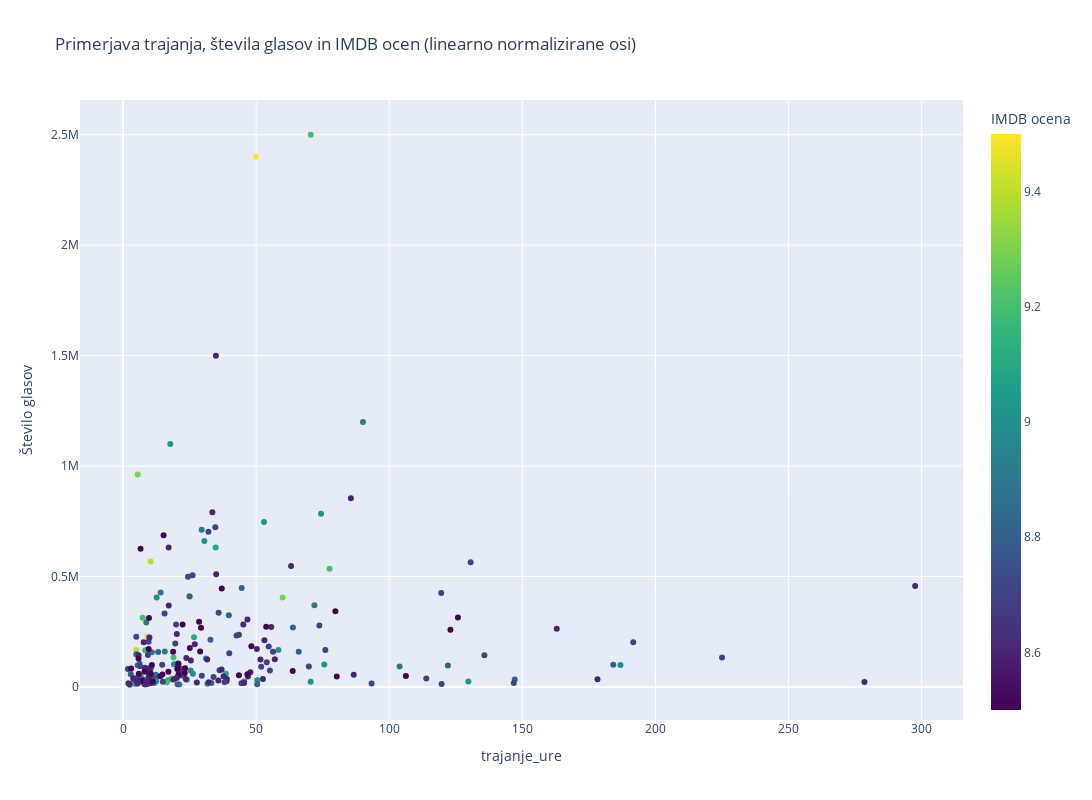
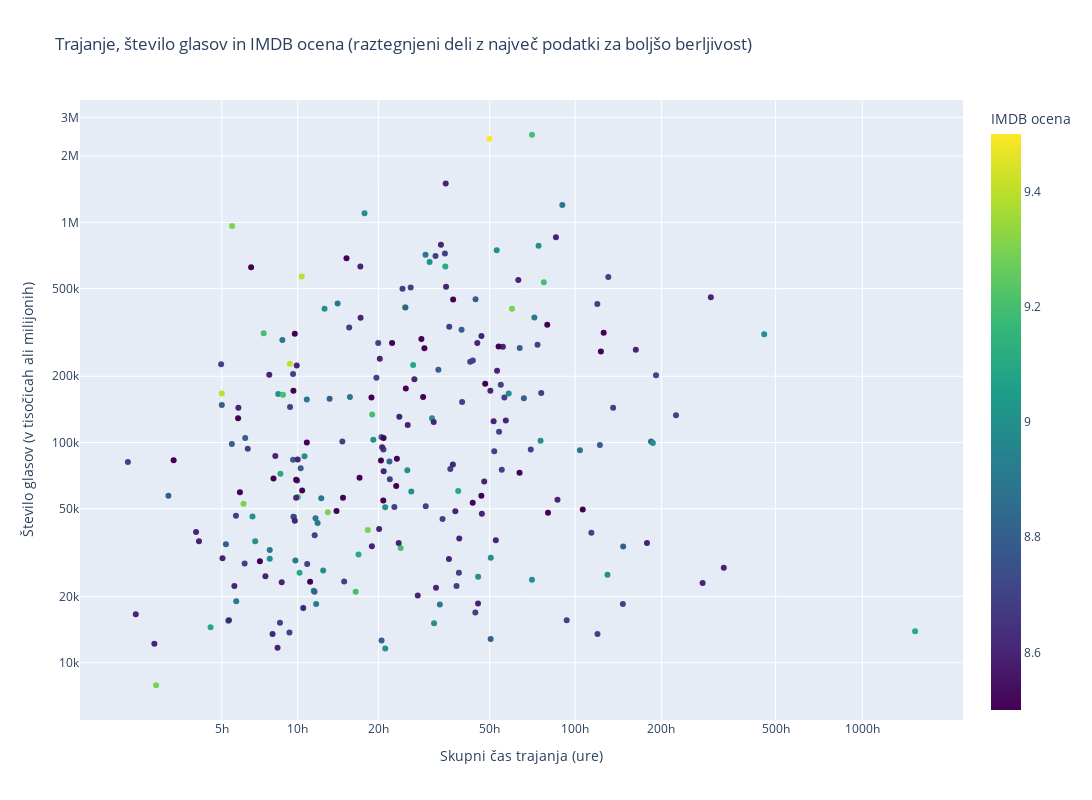
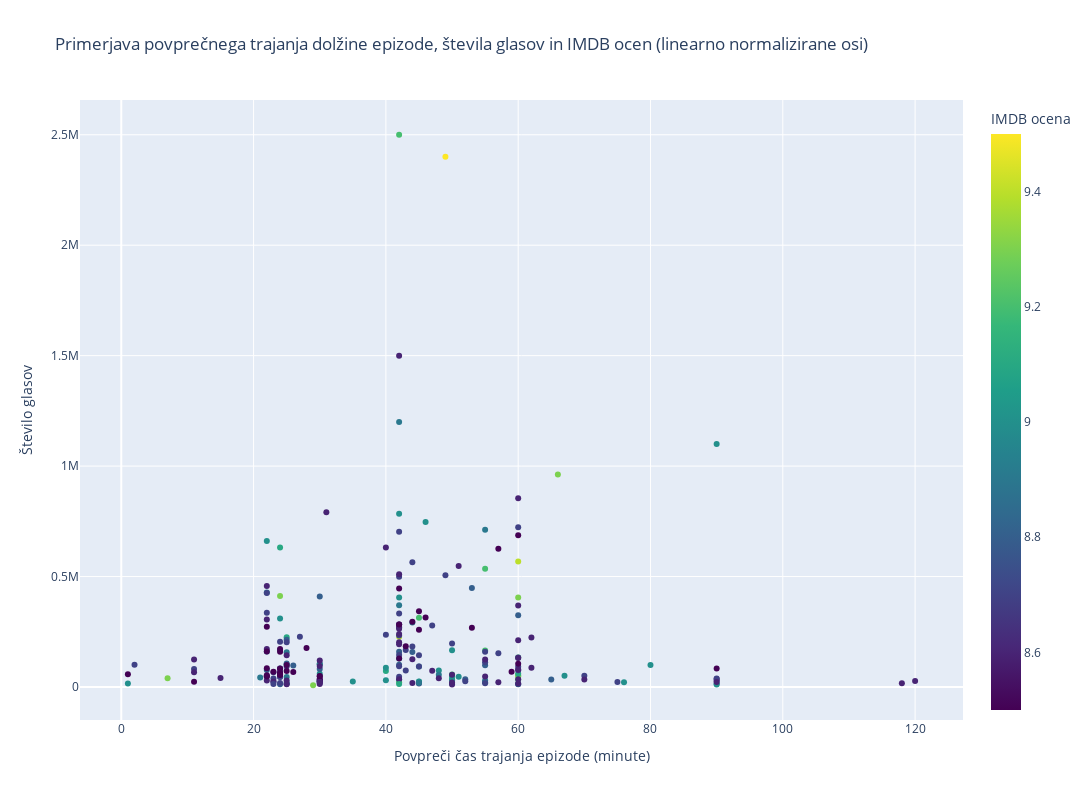

The code cell stored with these charts, in order, in its notebook:
### Markdown cell above
### 5. Analiza IMDB ocen glede na dolžino
Tole je že malo bolj specifično, zanima nas, ali dolžina oz. trajanje serije vpliva na št. oddanih glasov na imdb-ju oz.
kaj je 'the sweet spot' dolžina za največ oddanih glasov. Gledali bomo trajnaje celotne serije (prva 2 grafa)
in tudi po povprečnem trajanju posameznega dela

### Code cell
from helpers.duration_ratings import (
    compare_runtime_votes_ratings_normalized_axis,
    compare_runtime_votes_ratings_non_normalized_axis,
    compare_avg_ep_runtime_votes_ratings_normalized_axis
)

compare_runtime_votes_ratings_normalized_axis(df)

compare_runtime_votes_ratings_non_normalized_axis(df)

compare_avg_ep_runtime_votes_ratings_normalized_axis(df)

### Figure 1 — Plotly figure (JSON) as saved in the notebook; plotly's stock layout.template omitted (floating-point values rounded to 4 significant figures; data arrays with more than 128 entries replaced by an {"elided": "..."} marker saying what was removed)
{"data": [{"customdata": {"elided": "240x1 str values"}, "hovertemplate": "<b>%{hovertext}</b><br><br>Število glasov=%{y}<br>Skupni čas trajanja (ure)=%{customdata[0]}<br>IMDB ocena=%{marker.color}<extra></extra>", "hovertext": {"elided": "240 str values"}, "legendgroup": "", "marker": {"color": {"elided": "240 float values"}, "coloraxis": "coloraxis", "symbol": "circle"}, "mode": "markers", "name": "", "orientation": "v", "showlegend": false, "type": "scatter", "x": {"elided": "240 float values"}, "xaxis": "x", "y": {"elided": "240 float values"}, "yaxis": "y"}], "layout": {"coloraxis": {"colorbar": {"title": {"text": "IMDB ocena"}}, "colorscale": [[0, "#440154"], [0.1111, "#482878"], [0.2222, "#3e4989"], [0.3333, "#31688e"], [0.4444, "#26828e"], [0.5556, "#1f9e89"], [0.6667, "#35b779"], [0.7778, "#6ece58"], [0.8889, "#b5de2b"], [1, "#fde725"]]}, "height": 800, "legend": {"tracegroupgap": 0}, "title": {"text": "Primerjava trajanja, števila glasov in IMDB ocen (linearno normalizirane osi)"}, "width": 1600, "xaxis": {"anchor": "y", "domain": [0, 1], "title": {"text": "trajanje_ure"}}, "yaxis": {"anchor": "x", "domain": [0, 1], "title": {"text": "Število glasov"}}}}

### Figure 2 — Plotly figure (JSON) as saved in the notebook; plotly's stock layout.template omitted (floating-point values rounded to 4 significant figures; data arrays with more than 128 entries replaced by an {"elided": "..."} marker saying what was removed)
{"data": [{"customdata": {"elided": "243x5 mixed values"}, "hovertemplate": "<b>%{hovertext}</b><br><br>Št. glasov=%{customdata[0]}<br>Trajanje (ure)=%{customdata[1]}<br>IMDB ocena=%{marker.color}<extra></extra>", "hovertext": {"elided": "243 str values"}, "legendgroup": "", "marker": {"color": {"elided": "243 float values"}, "coloraxis": "coloraxis", "symbol": "circle"}, "mode": "markers", "name": "", "orientation": "v", "showlegend": false, "type": "scatter", "x": {"elided": "243 float values"}, "xaxis": "x", "y": {"elided": "243 float values"}, "yaxis": "y"}], "layout": {"coloraxis": {"colorbar": {"title": {"text": "IMDB ocena"}}, "colorscale": [[0, "#440154"], [0.1111, "#482878"], [0.2222, "#3e4989"], [0.3333, "#31688e"], [0.4444, "#26828e"], [0.5556, "#1f9e89"], [0.6667, "#35b779"], [0.7778, "#6ece58"], [0.8889, "#b5de2b"], [1, "#fde725"]]}, "height": 800, "legend": {"tracegroupgap": 0}, "title": {"text": "Trajanje, število glasov in IMDB ocena (raztegnjeni deli z največ podatki za boljšo berljivost)"}, "width": 1600, "xaxis": {"anchor": "y", "domain": [0, 1], "tickangle": 0, "tickmode": "array", "ticktext": ["0h", "5h", "10h", "20h", "50h", "100h", "200h", "500h", "1000h"], "tickvals": [0.0, 2.15, 2.877, 3.653, 4.718, 5.538, 6.364, 7.46, 8.291], "title": {"text": "Skupni čas trajanja (ure)"}}, "yaxis": {"anchor": "x", "domain": [0, 1], "tickmode": "array", "ticktext": ["0k", "10k", "20k", "50k", "100k", "200k", "500k", "1M", "2M", "3M"], "tickvals": [0.0, 9.21, 9.904, 10.82, 11.51, 12.21, 13.12, 13.82, 14.51, 14.91], "title": {"text": "Število glasov (v tisočicah ali milijonih)"}}}}

### Figure 3 — Plotly figure (JSON) as saved in the notebook; plotly's stock layout.template omitted (floating-point values rounded to 4 significant figures; data arrays with more than 128 entries replaced by an {"elided": "..."} marker saying what was removed)
{"data": [{"customdata": {"elided": "235x1 float values"}, "hovertemplate": "<b>%{hovertext}</b><br><br>Povpreči čas trajanja epizode (minute)=%{x}<br>Število glasov=%{y}<br>IMDB ocena=%{marker.color}<extra></extra>", "hovertext": {"elided": "235 str values"}, "legendgroup": "", "marker": {"color": {"elided": "235 float values"}, "coloraxis": "coloraxis", "symbol": "circle"}, "mode": "markers", "name": "", "orientation": "v", "showlegend": false, "type": "scatter", "x": {"elided": "235 float values"}, "xaxis": "x", "y": {"elided": "235 float values"}, "yaxis": "y"}], "layout": {"coloraxis": {"colorbar": {"title": {"text": "IMDB ocena"}}, "colorscale": [[0, "#440154"], [0.1111, "#482878"], [0.2222, "#3e4989"], [0.3333, "#31688e"], [0.4444, "#26828e"], [0.5556, "#1f9e89"], [0.6667, "#35b779"], [0.7778, "#6ece58"], [0.8889, "#b5de2b"], [1, "#fde725"]]}, "height": 800, "legend": {"tracegroupgap": 0}, "title": {"text": "Primerjava povprečnega trajanja dolžine epizode, števila glasov in IMDB ocen (linearno normalizirane osi)"}, "width": 1600, "xaxis": {"anchor": "y", "domain": [0, 1], "title": {"text": "Povpreči čas trajanja epizode (minute)"}}, "yaxis": {"anchor": "x", "domain": [0, 1], "title": {"text": "Število glasov"}}}}
